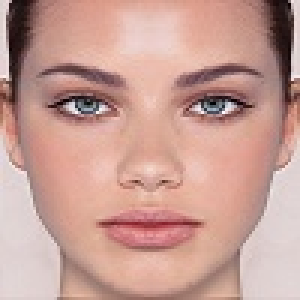
#> input picture src/mirror.jpg, 100 x 100 px (shown 3 times larger)
$ python teste1.py   (Python 2 division)   (older library calls are emulated)
#> lines starting #> are read from the running program, lines starting #| are printed output that depends on the picture
# -*- coding: utf-8 -*-
import cv2
import numpy as np
import scipy.signal as signal

image = cv2.imread("mirror.jpg", cv2.CV_LOAD_IMAGE_GRAYSCALE)
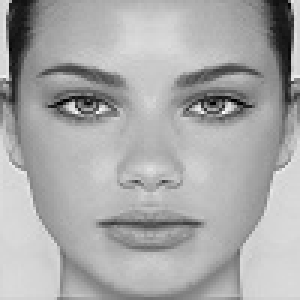
#> image: shape (100, 100) (shown 3 times larger); min 0, max 255, mean 168.9

ldng = np.array([[0 for x in image] for x in image[0]])
#> ldng: shape (100, 100) int64; every value is 0

for i in range(1,31,4):
    im2 = cv2.GaussianBlur(image, (i,1), 0.3)
#    cv2.imshow("lol", im2)
#    cv2.waitKey(500)

    convultion = signal.convolve2d(image, im2)
    print convultion
#> this loop made 8 passes
#> (printed output is left out)
#> pass 1, `convultion = signal.convolve2d(image, im2)`:
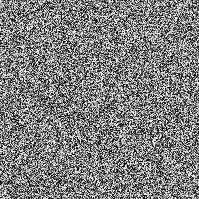
#> convultion: shape (199, 199); min 0, max 255, mean 127.1
#> pass 2, `convultion = signal.convolve2d(image, im2)`:
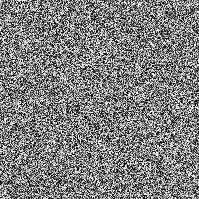
#> convultion: shape (199, 199); min 0, max 255, mean 127.4

$ run again, with src/people.jpg copied over src/mirror.jpg
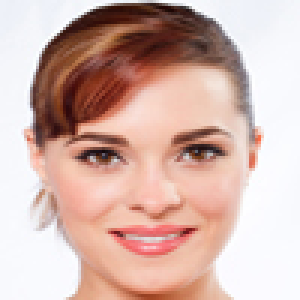
#> input picture src/people.jpg, 100 x 100 px (shown 3 times larger)
#> `image = cv2.imread("mirror.jpg", cv2.CV_LOAD_IMAGE_GRAYSCALE)`:
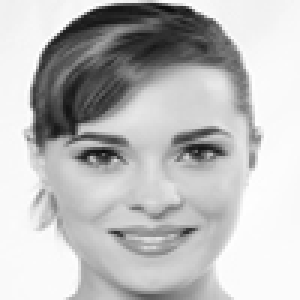
#> image: shape (100, 100) (shown 3 times larger); min 11, max 255, mean 189.2
#> ldng: shape (100, 100) int64; every value is 0
#> the loop `for i in range(1,31,4):` made 8 passes
#> (printed output is left out)
#> pass 2, `convultion = signal.convolve2d(image, im2)`:
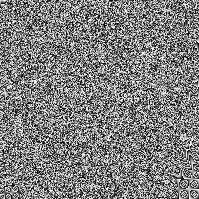
#> convultion: shape (199, 199); min 0, max 255, mean 127.4
